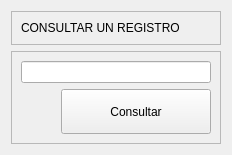
               <widget class="QWidget" name="CONSULTAR">
                <layout class="QVBoxLayout" name="verticalLayout_14">
                 <item>
                  <widget class="QFrame" name="frame_5">
                   <property name="frameShape">
                    <enum>QFrame::StyledPanel</enum>
                   </property>
                   <property name="frameShadow">
                    <enum>QFrame::Raised</enum>
                   </property>
                   <layout class="QVBoxLayout" name="verticalLayout_15">
                    <item>
                     <widget class="QLabel" name="label_3">
                      <property name="text">
                       <string>CONSULTAR UN REGISTRO</string>
                      </property>
                     </widget>
                    </item>
                   </layout>
                  </widget>
                 </item>
                 <item>
                  <widget class="QFrame" name="frame_6">
                   <property name="frameShape">
                    <enum>QFrame::StyledPanel</enum>
                   </property>
                   <property name="frameShadow">
                    <enum>QFrame::Raised</enum>
                   </property>
                   <layout class="QGridLayout" name="gridLayout_3">
                    <item row="0" column="0">
                     <widget class="QLineEdit" name="ingresar_id_consultar"/>
                    </item>
                    <item row="1" column="0">
                     <layout class="QHBoxLayout" name="horizontalLayout_9">
                      <item>
                       <spacer name="horizontalSpacer_5">
                        <property name="orientation">
                         <enum>Qt::Horizontal</enum>
                        </property>
                        <property name="sizeHint" stdset="0">
                         <size>
                          <width>40</width>
                          <height>20</height>
                         </size>
                        </property>
                       </spacer>
                      </item>
                      <item>
                       <widget class="QPushButton" name="boton_consultar_registro">
                        <property name="minimumSize">
                         <size>
                          <width>150</width>
                          <height>45</height>
                         </size>
                        </property>
                        <property name="text">
                         <string>Consultar</string>
                        </property>
                       </widget>
                      </item>
                     </layout>
                    </item>
                   </layout>
                  </widget>
                 </item>
                </layout>
               </widget>
